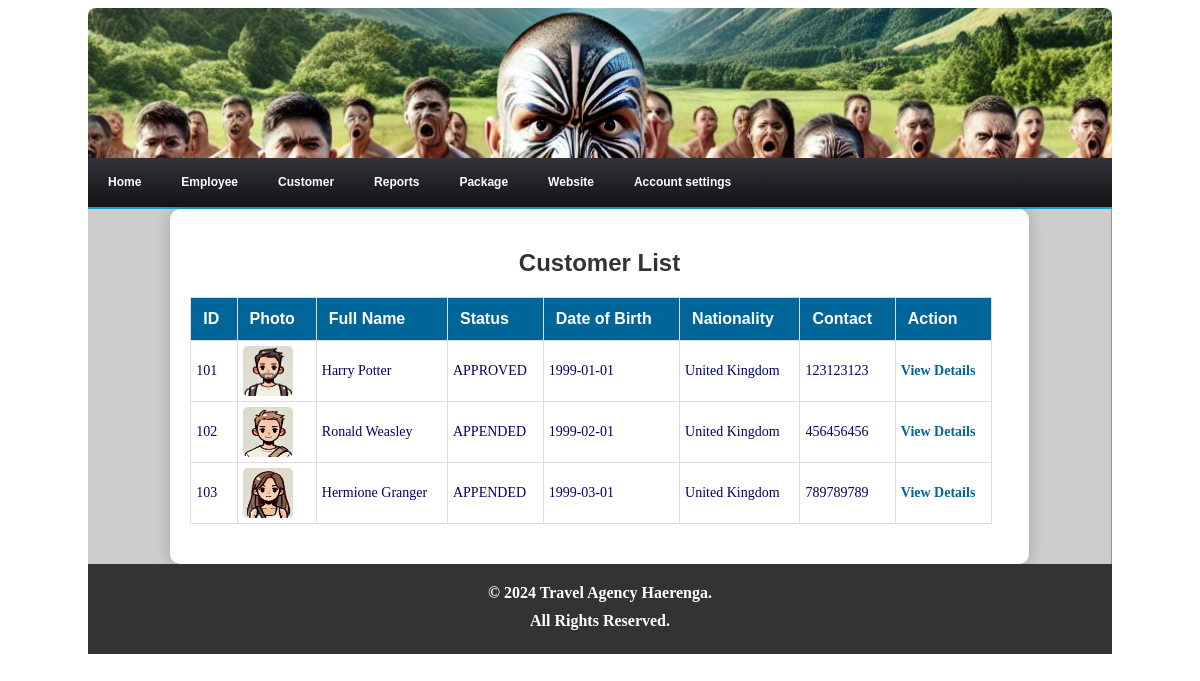
Screenshot of /admin/customer_view.php (signed in) with the database file from the repository.
### tables this page shows
CREATE TABLE customer (
  customer_id int(11) NOT NULL AUTO_INCREMENT,
  uploadimage TEXT NOT NULL,
  full_name VARCHAR(60) NOT NULL,
  status VARCHAR(15) NOT NULL,
  date_of_birth DATE NOT NULL,
  place_of_birth VARCHAR(60) NOT NULL,
  previous_nationality VARCHAR(30) NOT NULL,
  present_nationality VARCHAR(30) NOT NULL,
  sex VARCHAR(30) NOT NULL,
  marital_status VARCHAR(30),
  place_of_issue VARCHAR(30) NOT NULL,
  qualification VARCHAR(30),
  profession VARCHAR(40),
  home_address VARCHAR(90),
  telephone_no VARCHAR(30) NOT NULL,
  email VARCHAR(40) NOT NULL,
  purpose_of_travel VARCHAR(60) NOT NULL,
  date_of_passport DATE NOT NULL,
  passport_no VARCHAR(30) NOT NULL,
  date_of_passport_expiry DATE NOT NULL,
  duration_of_stay FLOAT NOT NULL,
  date_of_arrival DATE NOT NULL,
  date_of_departure DATE NOT NULL,
  mode_of_payment VARCHAR(30) NOT NULL,
  relationship VARCHAR(30),
  destination VARCHAR(30) NOT NULL,
  carriers_name VARCHAR(30),
  visa_no VARCHAR(30),
  date_of_insertion TIMESTAMP NOT NULL DEFAULT CURRENT_TIMESTAMP,
  inserted_by VARCHAR(11) NOT NULL,
  PRIMARY KEY (customer_id),
  UNIQUE KEY (passport_no)
);

### admin/customer_view.php (the view, shortened to what this page needs)
<?php
require_once('connection/connection.php');
$query = "SELECT * FROM customer ORDER BY customer_id ASC";
$result = mysqli_query($con, $query);
?>
<!DOCTYPE html>
<html lang="en">
<head>
  <link href="css/styles.css" rel="stylesheet" type="text/css" />
</head>
<body>
  <?php include('header.php'); ?>
  <div class="container">
    <h2>Customer List</h2>
    <table>
      <thead>
        <tr>
          <th>ID</th>
          <th>Photo</th>
          <th>Full Name</th>
          <th>Status</th>
          <th>Date of Birth</th>
          <th>Nationality</th>
          <th>Contact</th>
          <th>Action</th>
        </tr>
      </thead>
      <tbody>
        <?php while ($row = mysqli_fetch_assoc($result)) { ?>
          <tr>
            <td><?php echo htmlspecialchars($row['customer_id']); ?></td>
            <td><img class="view-photo" src="<?php echo htmlspecialchars($row['uploadimage']); ?>" alt="Customer Photo"></td>
            <td><?php echo htmlspecialchars($row['full_name']); ?></td>
            <td><?php echo htmlspecialchars($row['status']); ?></td>
            <td><?php echo htmlspecialchars($row['date_of_birth']); ?></td>
            <td><?php echo htmlspecialchars($row['present_nationality']); ?></td>
            <td><?php echo htmlspecialchars($row['telephone_no']); ?></td>
            <td>
              <a href="customer_details.php?id=<?php echo $row['customer_id']; ?>">View Details</a>
            </td>
          </tr>
        <?php } ?>
      </tbody>
    </table>
  </div>
  <?php include('footer.php'); ?>
</body>
</html>

### admin/css/styles.css (style rules this page uses)
a { color:#fff; font-size:14px; font-weight:bold; text-decoration:none; }
table td { padding:5px; }
#contentarea table { width:98%; }
#contentarea table td { color: #006; font-size:14px; font-family:Calibri; }

### admin/customer_view.php (style rules this page uses)
.container { width: 80%; margin: 0 auto; padding: 20px; background-color: #fff; border-radius: 10px; box-shadow: 0 0 15px rgba(0, 0, 0, 0.2); }
h2 { text-align: center; color: #333; }
table { width: 100%; border-collapse: collapse; margin-bottom: 20px; }
table th, table td { padding: 12px; border: 1px solid #ddd; text-align: left; }
table th { background-color: #069; color: #fff; }
.view-photo { width: 50px; height: 50px; border-radius: 5px; }
table a { text-decoration: none; color: #069; font-weight: bold; }

### rows the page displays
customer: customer_id "101", uploadimage (picture), full_name "Harry Potter", status "APPROVED", date_of_birth "1999-01-01", present_nationality "United Kingdom", telephone_no "123123123"
customer: customer_id "102", uploadimage (picture), full_name "Ronald Weasley", status "APPENDED", date_of_birth "1999-02-01", present_nationality "United Kingdom", telephone_no "456456456"
customer: customer_id "103", uploadimage (picture), full_name "Hermione Granger", status "APPENDED", date_of_birth "1999-03-01", present_nationality "United Kingdom", telephone_no "789789789"
